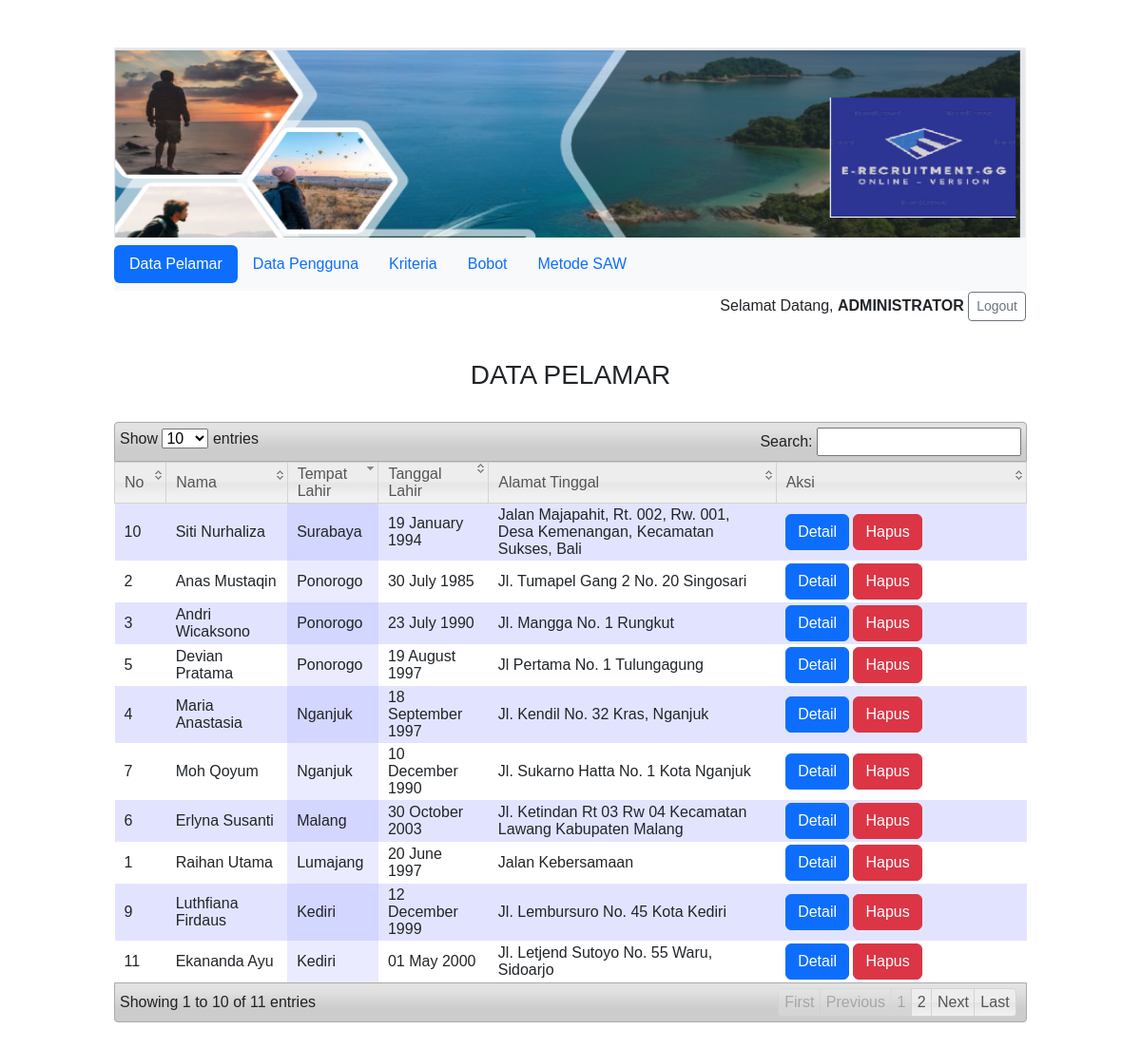
Page /admin/home_admin.php (signed in) on the committed database.
### tables this page shows
CREATE TABLE `tb_pelamar` (
  `id_pelamar` int(11) NOT NULL,
  `nama` varchar(200) NOT NULL,
  `panggilan` varchar(200) NOT NULL,
  `templahir` varchar(100) NOT NULL,
  `tgllahir` date NOT NULL,
  `jenis_kelamin` varchar(1) NOT NULL,
  `agama` varchar(9) NOT NULL,
  `alamat_tinggal` varchar(150) NOT NULL,
  `alamat_ktp` varchar(150) NOT NULL,
  `hp` varchar(13) NOT NULL,
  `wa` varchar(13) NOT NULL,
  `email` varchar(100) NOT NULL,
  `foto` varchar(100) NOT NULL
);

### admin/home_admin.php (the view, shortened to what this page needs)
<?php
 include("../koneksi.php");
 $query = "SELECT * FROM tb_pelamar";
 $hasil = mysqli_query($conn,$query);
?>
<html>
  <head>
    <link href="../css/bootstrap.min.css" rel="stylesheet">
  </head>
  <body>
    <div class="wrap">
    <img src="../img/Header-GG.PNG" alt="Welcome" width="100%" height="200px">
<nav class="navbar navbar-expand-lg navbar-black bg-light">
    <ul class="nav nav-pills">
          <li class="nav-item">
            <a class="nav-link active" href="#">Data Pelamar</a>
          </li>
           <li class="nav-item">
            <a class="nav-link" href="listuser.php">Data Pengguna</a>
          </li>
          <li class="nav-item">
            <a class="nav-link" href="alternatif.php">Kriteria</a>
          </li>
          <li class="nav-item">
            <a class="nav-link" href="kriteria.php">Bobot</a>
          </li>
          <li class="nav-item">
            <a class="nav-link" href="metode_saw.php">Metode SAW</a>
          </li>
    </ul>
</nav>
<table align = "right">
<tr>
    <td>
 <?php
    echo "Selamat Datang, <strong>".strtoupper($_SESSION["nama"])."</strong>&nbsp;";
    echo "<a href='../action.php?act=logout' \" class = 'btn btn-outline-secondary btn-sm'>Logout </a>";
  ?>
</td>
 </tr>
 </table>
<br><br><br>
<h3 align = "center">DATA PELAMAR </h3>
<br>
<table id="datatables" class="display">
  	<thead>
  		<tr>
        <th>No</th>
        <th>Nama</th>
        <th>Tempat Lahir</th>
        <th>Tanggal Lahir</th>
        <th>Alamat Tinggal</th>
        <th>Aksi</th>
      </tr>
  	</thead>
   <tbody>
<?php
$nomor=1;
while($data=mysqli_fetch_array($hasil)){ ?>
   <tr>
 <td><?php echo $nomor;?></td>
    <td><?php echo ucwords(strtolower($data['nama']));?> </td>
    <td><?php echo ucwords(strtolower($data['templahir']));?></td>
    <td><?php echo date('d F Y', strtotime($data['tgllahir']));?></td>
    <td><?php echo ucwords(strtolower($data['alamat_tinggal']));?></td>
    <td width="250">
      <button type="button" class="btn btn-primary" value="Detail" onclick="location.href='details_admin.php?id=<?=$data['id_pelamar']?>'">Detail</button>
      <a href="" data-bs-toggle="modal" data-bs-target="#staticBackdrop<?=$data['id_pelamar']?>" class="btn btn-danger"> Hapus </a>
</td>
</tr>
<?php $nomor++ ;} ?>
</tbody>
</table>
</div>
  </body>
</html>

### css/style.css (style rules this page uses)
body { background-color: #fff; }
.wrap { width: 960px; margin: 50px auto; }

### media/css/demo_table_jui.css (style rules this page uses)
table.display thead th { padding: 3px 0px 3px 10px; cursor: pointer; * cursor: hand; }
table.display { margin: 0 auto; width: 100%; clear: both; border-collapse: collapse; }
table.display td { padding: 3px 10px; }
tr.odd { background-color: #E2E4FF; }
tr.even { background-color: white; }
tr.odd td.sorting_1 { background-color: #D3D6FF; }
tr.even td.sorting_1 { background-color: #EAEBFF; }

### admin/home_admin.php (style rules this page uses)
* { font-family: arial; }

### rows in the picture
tb_pelamar: nama "Raihan Utama", templahir "Lumajang", tgllahir "20 June 1997", alamat_tinggal "Jalan Kebersamaan"
tb_pelamar: nama "Anas Mustaqin", templahir "Ponorogo", tgllahir "30 July 1985", alamat_tinggal "Jl. Tumapel Gang 2 No. 20 Singosari"
tb_pelamar: nama "Andri Wicaksono", templahir "Ponorogo", tgllahir "23 July 1990", alamat_tinggal "Jl. Mangga No. 1 Rungkut"
tb_pelamar: nama "Maria Anastasia", templahir "Nganjuk", tgllahir "18 September 1997", alamat_tinggal "Jl. Kendil No. 32 Kras, Nganjuk"
tb_pelamar: nama "Devian Pratama", templahir "Ponorogo", tgllahir "19 August 1997", alamat_tinggal "Jl Pertama No. 1 Tulungagung"
tb_pelamar: nama "Erlyna Susanti", templahir "Malang", tgllahir "30 October 2003", alamat_tinggal "Jl. Ketindan Rt 03 Rw 04 Kecamatan Lawang Kabupaten Malang"
tb_pelamar: nama "Moh Qoyum", templahir "Nganjuk", tgllahir "10 December 1990", alamat_tinggal "Jl. Sukarno Hatta No. 1 Kota Nganjuk"
tb_pelamar: nama "Luthfiana Firdaus", templahir "Kediri", tgllahir "12 December 1999", alamat_tinggal "Jl. Lembursuro No. 45 Kota Kediri"
tb_pelamar: nama "Siti Nurhaliza", templahir "Surabaya", tgllahir "19 January 1994", alamat_tinggal "Jalan Majapahit, Rt. 002, Rw. 001, Desa Kemenangan, Kecamatan Sukses, Bali"
tb_pelamar: nama "Ekananda Ayu", templahir "Kediri", tgllahir "01 May 2000", alamat_tinggal "Jl. Letjend Sutoyo No. 55 Waru, Sidoarjo"

### other values in the picture
$_SESSION["nama"] "ADMINISTRATOR"
